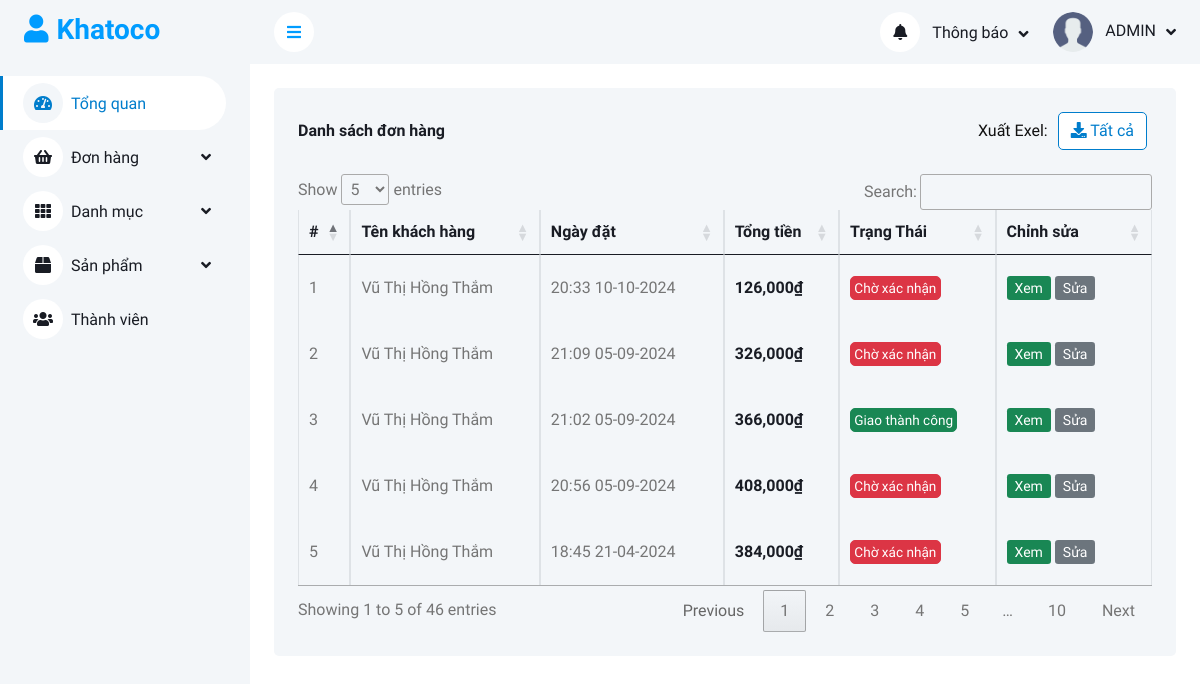
Screenshot of /DUAN1_QUANAO/admin/index.php?quanli=danh-sach-don-hang (signed in) with the database file from the repository.
### tables this page shows
CREATE TABLE `orders` (
  `order_id` int(11) NOT NULL,
  `user_id` int(11) NOT NULL,
  `date` datetime NOT NULL DEFAULT current_timestamp(),
  `total` int(11) NOT NULL,
  `address` varchar(255) NOT NULL,
  `phone` varchar(10) NOT NULL,
  `note` text NOT NULL,
  `status` tinyint(1) NOT NULL DEFAULT 1
);

CREATE TABLE `users` (
  `user_id` int(11) NOT NULL,
  `username` varchar(100) NOT NULL COMMENT 'Tên đăng nhập',
  `password` varchar(255) NOT NULL,
  `full_name` varchar(255) NOT NULL COMMENT 'Họ tên',
  `image` varchar(255) NOT NULL,
  `email` varchar(255) NOT NULL,
  `phone` varchar(10) NOT NULL,
  `address` varchar(255) NOT NULL,
  `role` tinyint(1) NOT NULL DEFAULT 0 COMMENT '0 là khách hàng 1 là nhân viên',
  `active` tinyint(1) NOT NULL DEFAULT 1
);

### DUAN1_QUANAO/admin/models_admin/pdo_library.php (called while the page is built, shortened)
<?php
function pdo_query($sql){
    $sql_args = array_slice(func_get_args(), 1);
    try{
        $conn = pdo_get_connection();
        $stmt = $conn->prepare($sql);
        $stmt->execute($sql_args);
        $rows = $stmt->fetchAll();
        return $rows;
    }
    catch(PDOException $e){
        throw $e;
    }
    finally{
        unset($conn);
    }
}
?>

### DUAN1_QUANAO/admin/models_admin/OrderModel.php (called while the page is built, shortened)
<?php
    class OrderModel{
        public function select_list_orders_admin() {
            $sql = "
                    SELECT
                    orders.order_id,
                    orders.user_id,
                    orders.date AS order_date,
                    orders.total,
                    orders.address AS order_address,
                    orders.phone AS order_phone,
                    orders.note,
                    orders.status,
                    users.full_name,
                    users.email,
                    users.phone AS user_phone
                FROM
                    orders
                JOIN
                    users ON orders.user_id = users.user_id
                ORDER BY orders.order_id DESC
            ";
            return pdo_query($sql);
        }
    }
?>

### DUAN1_QUANAO/admin/models_admin/BaseModel.php (called while the page is built, shortened)
<?php
    class BaseModel{
        public function date_format($date, $plus_day) {
            $datetime = new DateTime($date);
            return $formatted_date = $datetime->format('H:i d-m-Y');
        }
    }
    $BaseModel = new BaseModel();
?>

### DUAN1_QUANAO/admin/don-hang/list.php (the view, shortened to what this page needs)
<?php
    $list_orders = $OrderModel->select_list_orders_admin();
?>
<div class="container-fluid pt-4 px-4">
    <div class="bg-light text-center rounded p-4">
        <div class="d-flex align-items-center justify-content-between mb-4">
            <h6 class="mb-0">Danh sách đơn hàng</h6>
            <div class="d-flex align-items-center">
                <span style="margin-right: 10px; color: #111;">Xuất Exel:</span>
                <a href="xuat-exel" style="margin-right: 5px;" class="btn btn-custom ml-3"><i class="fas fa-download"></i> Tất cả</a>
            </div>
        </div>
        <div class="table-responsive">
            <table class="table text-start align-middle table-bordered table-hover mb-0" id="orders-list">
                <thead>
                    <tr class="text-dark">
                        <th scope="col">#</th>
                        <th scope="col">Tên khách hàng</th>
                        <th scope="col">Ngày đặt</th>
                        <th scope="col">Tổng tiền</th>
                        <th scope="col">Trạng Thái</th>
                        <th scope="col">Chỉnh sửa</th>
                    </tr>
                </thead>
                <tbody>
                    <?php
                    $i = 0;
                    foreach ($list_orders as $value) {
                        extract($value);
                        $i++;
                        $formatted_date = $BaseModel->date_format($order_date, '');
                        $order_status = '<a href="" class="btn btn-small btn-danger">Chờ xác nhận</a>';
                        if($status == 2) {
                            $order_status = '<a href="" class="btn btn-small btn-warning">Đã xác nhận</a>';
                        }elseif($status == 3) {
                            $order_status = '<a href="" class="btn btn-small btn-success">Đang giao</a>';
                        }elseif($status == 4) {
                            $order_status = '<a href="" class="btn btn-small btn-success">Giao thành công</a>';
                        }
                    ?>
                    <tr>
                        <td><?=$i?></td>
                        <td class="td-name">
                            <?=$full_name?>
                        </td>
                        <td class="td-date">
                            <?=$formatted_date?>
                        </td>
                        <td class="text-dark" style="font-weight: 600;">
                            <?=number_format($total)?>₫
                        </td>
                        <td class="td-responsive-2">
                            <?=$order_status?>
                        </td>
                        <td class="td-responsive-2">
                            <a class="btn-sm btn-success" href="index.php?quanli=cap-nhat-don-hang&id=<?=$order_id?>">Xem</a>
                            <a class="btn-sm btn-secondary" href="index.php?quanli=cap-nhat-don-hang&id=<?=$order_id?>">Sửa</a>
                        </td>
                    </tr>
                    <?php
                    }
                    ?>
                </tbody>
            </table>
        </div>
    </div>
</div>

### DUAN1_QUANAO/admin/public_admin/css/style.css (style rules this page uses)
:root { --primary: #007dcc; --light: #F3F6F9; --dark: #191C24; }
.btn { transition: .5s; }
.td-responsive-2 { min-width: 120px; max-width: 145px; }
.td-date { min-width: 145px; }
.td-name { min-width: 150px; }

### DUAN1_QUANAO/admin/public_admin/css/custom.css (style rules this page uses)
.btn-custom { color: #007dcc; background-color: white; border-color: #007dcc; }
.btn-small { padding: .05rem 0.2rem; font-size: .85rem; }

### DUAN1_QUANAO/admin/don-hang/list.php (style rules this page uses)
td { height: 50px; }

### rows the page displays
orders: user.full_name "Vũ Thị Hồng Thắm", date "20:33 10-10-2024", total "126,000"
orders: user.full_name "Vũ Thị Hồng Thắm", date "21:09 05-09-2024", total "326,000"
orders: user.full_name "Vũ Thị Hồng Thắm", date "21:02 05-09-2024", total "366,000", status "Giao thành công"
orders: user.full_name "Vũ Thị Hồng Thắm", date "20:56 05-09-2024", total "408,000"
orders: user.full_name "Vũ Thị Hồng Thắm", date "18:45 21-04-2024", total "384,000"
